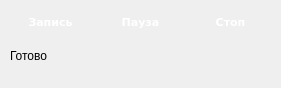
<?xml version="1.0" encoding="UTF-8"?>
<ui version="4.0">
 <class>AudioForm</class>
 <widget class="QWidget" name="AudioForm">
  <property name="geometry">
   <rect>
    <x>0</x>
    <y>0</y>
    <width>281</width>
    <height>88</height>
   </rect>
  </property>
  <property name="windowTitle">
   <string>Аудио</string>
  </property>
  <widget class="QPushButton" name="record_button">
   <property name="geometry">
    <rect>
     <x>10</x>
     <y>10</y>
     <width>81</width>
     <height>23</height>
    </rect>
   </property>
   <property name="styleSheet">
    <string notr="true">font-family: Verdana;
font-weight: bold;
font-size: 8pt;
border-radius: 10px;
color: white;
</string>
   </property>
   <property name="text">
    <string>Запись</string>
   </property>
  </widget>
  <widget class="QPushButton" name="pause_button">
   <property name="enabled">
    <bool>false</bool>
   </property>
   <property name="geometry">
    <rect>
     <x>100</x>
     <y>10</y>
     <width>81</width>
     <height>23</height>
    </rect>
   </property>
   <property name="styleSheet">
    <string notr="true">font-family: Verdana;
font-weight: bold;
font-size: 8pt;
border-radius: 10px;
color: white;
</string>
   </property>
   <property name="text">
    <string>Пауза</string>
   </property>
  </widget>
  <widget class="QPushButton" name="stop_button">
   <property name="enabled">
    <bool>false</bool>
   </property>
   <property name="geometry">
    <rect>
     <x>190</x>
     <y>10</y>
     <width>81</width>
     <height>23</height>
    </rect>
   </property>
   <property name="styleSheet">
    <string notr="true">font-family: Verdana;
font-weight: bold;
font-size: 8pt;
border-radius: 10px;
color: white;</string>
   </property>
   <property name="text">
    <string>Стоп</string>
   </property>
  </widget>
  <widget class="QLabel" name="result">
   <property name="geometry">
    <rect>
     <x>10</x>
     <y>40</y>
     <width>251</width>
     <height>31</height>
    </rect>
   </property>
   <property name="text">
    <string>Готово</string>
   </property>
  </widget>
 </widget>
 <resources/>
 <connections/>
</ui>
